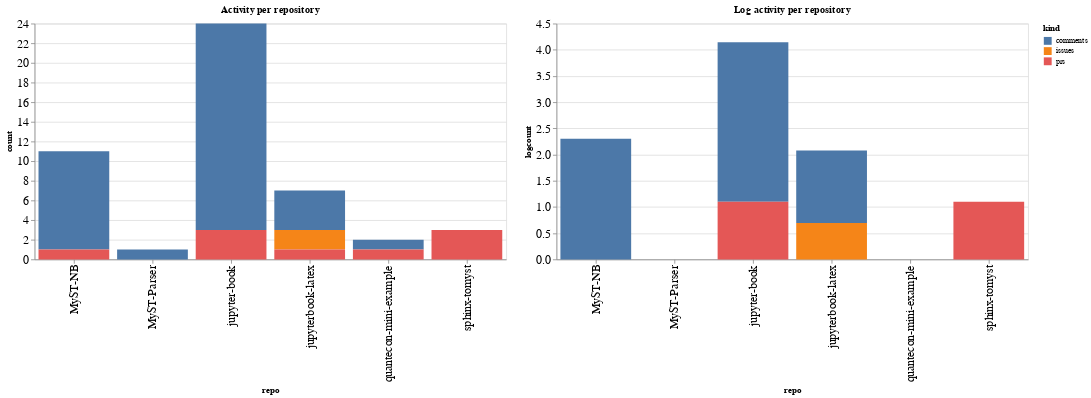

The notebook cell this image was saved under:
### Code cell
ch1 = alt.Chart(repo_summaries, width=600, title="Activity per repository").mark_bar().encode(
    x='repo',
    y='count',
    color='kind',
    tooltip="kind"
)

ch2 = alt.Chart(repo_summaries, width=600, title="Log activity per repository").mark_bar().encode(
    x='repo',
    y='logcount',
    color='kind',
    tooltip="kind"
)

ch1 | ch2

### Figure 1 — Vega-Lite specification as saved in the notebook (floating-point values rounded to 4 significant figures)
{"config": {"axisLeft": {"labelFontSize": 15}, "axisBottom": {"labelFontSize": 15}}, "hconcat": [{"mark": "bar", "encoding": {"color": {"type": "nominal", "field": "kind"}, "tooltip": {"type": "nominal", "field": "kind"}, "x": {"type": "nominal", "field": "repo"}, "y": {"type": "quantitative", "field": "count"}}, "title": "Activity per repository", "width": 600}, {"mark": "bar", "encoding": {"color": {"type": "nominal", "field": "kind"}, "tooltip": {"type": "nominal", "field": "kind"}, "x": {"type": "nominal", "field": "repo"}, "y": {"type": "quantitative", "field": "logcount"}}, "title": "Log activity per repository", "width": 600}], "data": {"name": "data-69822d3073ac81398fd432b7123e509b"}, "$schema": "https://vega.github.io/schema/vega-lite/v4.8.1.json", "datasets": {"data-69822d3073ac81398fd432b7123e509b": [{"repo": "MyST-NB", "kind": "comments", "count": 10, "logcount": 2.303}, {"repo": "MyST-NB", "kind": "prs", "count": 1, "logcount": 0.0}, {"repo": "MyST-Parser", "kind": "comments", "count": 1, "logcount": 0.0}, {"repo": "jupyter-book", "kind": "comments", "count": 21, "logcount": 3.045}, {"repo": "jupyter-book", "kind": "prs", "count": 3, "logcount": 1.099}, {"repo": "jupyterbook-latex", "kind": "comments", "count": 4, "logcount": 1.386}, {"repo": "jupyterbook-latex", "kind": "issues", "count": 2, "logcount": 0.6931}, {"repo": "jupyterbook-latex", "kind": "prs", "count": 1, "logcount": 0.0}, {"repo": "quantecon-mini-example", "kind": "comments", "count": 1, "logcount": 0.0}, {"repo": "quantecon-mini-example", "kind": "prs", "count": 1, "logcount": 0.0}, {"repo": "sphinx-tomyst", "kind": "prs", "count": 3, "logcount": 1.099}]}}
